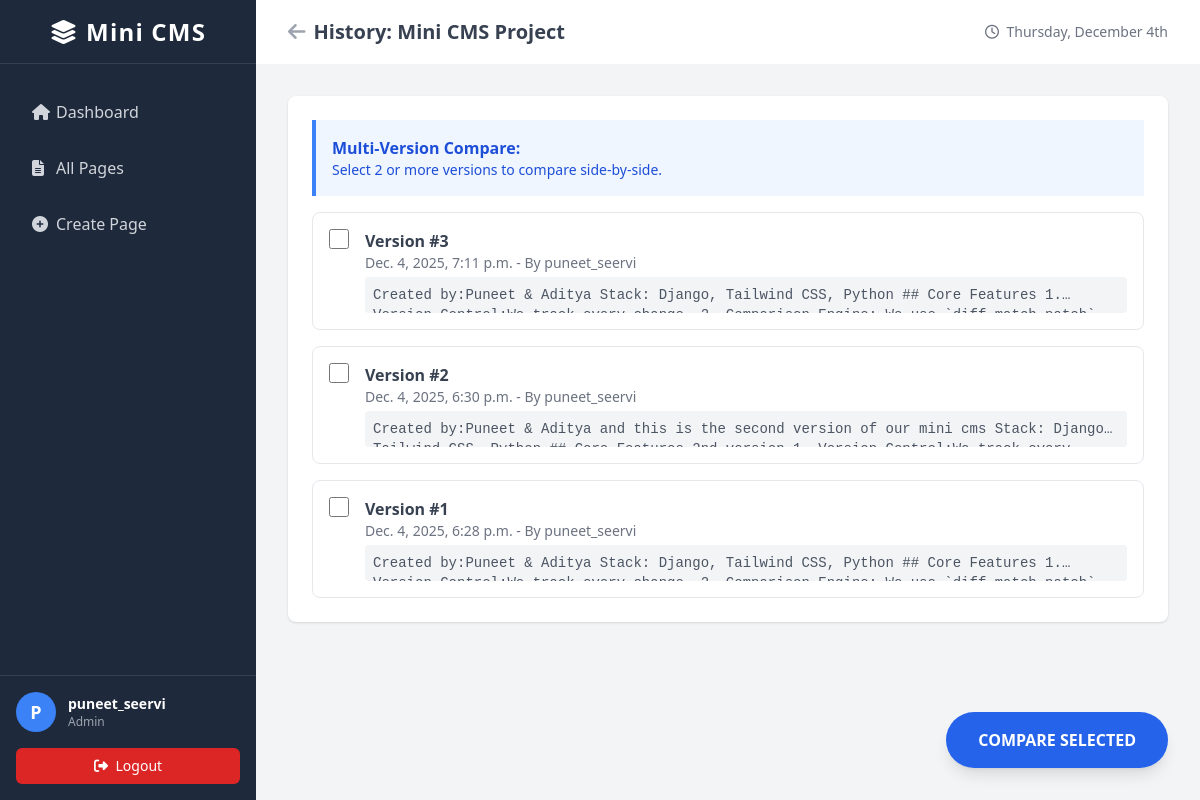
The app's page /history/1/ (signed in) with its own data.
### core/models.py (models this page shows, shortened)
class Page(models.Model):
    CATEGORY_CHOICES = [
        ('tech', 'Technology'),
        ('personal', 'Personal'),
        ('work', 'Work'),
        ('draft', 'Drafts/Notes'),
    ]
    STATUS_CHOICES = [
        ('draft', 'Draft'),
        ('published', 'Published'),
    ]
    title = models.CharField(max_length=200)
    content = models.TextField()
    cover_image = models.ImageField(upload_to='page_covers/', blank=True, null=True)
    category = models.CharField(max_length=20, choices=CATEGORY_CHOICES, default='tech')
    status = models.CharField(max_length=20, choices=STATUS_CHOICES, default='draft')
    created_by = models.ForeignKey(User, on_delete=models.CASCADE, related_name='pages_created')
    last_updated = models.DateTimeField(auto_now=True)

class PageVersion(models.Model):
    page = models.ForeignKey(Page, on_delete=models.CASCADE, related_name='versions')
    content = models.TextField()
    cover_image = models.ImageField(upload_to='version_covers/', blank=True, null=True)
    category = models.CharField(max_length=20)
    status = models.CharField(max_length=20)
    created_by = models.ForeignKey(User, on_delete=models.CASCADE)
    created_at = models.DateTimeField(auto_now_add=True)

### core/views.py (the view)
# urls.py: path('history/<int:page_id>/', views.history_list, name='history'),
def history_list(request, page_id):
    page = get_object_or_404(Page, id=page_id)
    versions = page.versions.all().order_by('-created_at')
    return render(request, 'history.html', {'page': page, 'versions': versions})

### core/templates/history.html (shortened to what this page needs)
{% extends 'base.html' %}
{% block header %}
<div class="flex items-center gap-2">
    <a href="{% url 'dashboard' %}" class="text-gray-400 hover:text-gray-600"><i class="fas fa-arrow-left"></i></a>
    <span>History: {{ page.title }}</span>
</div>
{% endblock %}
{% block content %}
<div class="bg-white rounded-lg shadow p-6">
    <div class="mb-4 bg-blue-50 border-l-4 border-blue-500 p-4 text-blue-700">
        <p class="font-bold">Multi-Version Compare:</p>
        <p class="text-sm">Select 2 or more versions to compare side-by-side.</p>
    </div>
    <div class="space-y-4">
        {% for v in versions %}
        <div class="flex items-start p-4 border rounded-lg hover:bg-gray-50 transition relative group">
            <div class="flex items-center h-full mr-4">
                <input type="checkbox" class="v-check w-5 h-5 text-blue-600 rounded" value="{{ v.id }}">
            </div>
            <div class="flex-1">
                <h4 class="font-bold text-gray-700">Version #{{ v.id }}</h4>
                <div class="text-sm text-gray-500">{{ v.created_at }} - By {{ v.created_by.username }}</div>
                <div class="mt-1 text-sm bg-gray-100 p-2 rounded text-gray-600 font-mono line-clamp-1">{{ v.content }}</div>
            </div>
        </div>
        {% endfor %}
    </div>
    <div class="fixed bottom-8 right-8">
        <button onclick="compare()" class="bg-blue-600 hover:bg-blue-700 text-white font-bold py-4 px-8 rounded-full shadow-lg">
            COMPARE SELECTED
        </button>
    </div>
</div>
{% endblock %}

### core/templates/base.html (shortened to what this page needs)
{% load static %}
<!DOCTYPE html>
<html lang="en">
<head>
    <script src="https://cdn.tailwindcss.com"></script>
    <link rel="stylesheet" href="https://cdnjs.cloudflare.com/ajax/libs/font-awesome/6.4.0/css/all.min.css">
</head>
<body class="bg-gray-100 flex h-screen overflow-hidden">
    <aside class="w-64 bg-slate-800 text-white flex flex-col shadow-xl">
        <div class="h-16 flex items-center justify-center border-b border-slate-700">
            <h1 class="text-2xl font-bold tracking-wider"><i class="fas fa-layer-group mr-2"></i>Mini CMS</h1>
        </div>
        <nav class="flex-1 px-4 py-6 space-y-2">
            <a href="{% url 'dashboard' %}" class="sidebar-link flex items-center px-4 py-3 text-gray-300 hover:text-white rounded-md">
                <i class="fas fa-home w-6"></i> Dashboard
            </a>
            <a href="{% url 'dashboard' %}" class="sidebar-link flex items-center px-4 py-3 text-gray-300 hover:text-white rounded-md">
                <i class="fas fa-file-alt w-6"></i> All Pages
            </a>
            <a href="{% url 'create_page' %}" class="sidebar-link flex items-center px-4 py-3 text-gray-300 hover:text-white rounded-md">
                <i class="fas fa-plus-circle w-6"></i> Create Page
            </a>
        </nav>
        <div class="p-4 border-t border-slate-700">
            <div class="flex items-center gap-3 mb-4">
                <div class="w-10 h-10 rounded-full bg-blue-500 flex items-center justify-center font-bold text-lg">
                    {{ user.username|slice:":1"|upper }}
                </div>
                <div>
                    <p class="text-sm font-semibold">{{ user.username }}</p>
                    <p class="text-xs text-gray-400">Admin</p>
                </div>
            </div>
            <form action="{% url 'logout' %}" method="post">
                <button class="w-full bg-red-600 hover:bg-red-700 text-white py-2 rounded-md transition text-sm">
                    <i class="fas fa-sign-out-alt mr-1"></i> Logout
                </button>
            </form>
        </div>
    </aside>
    <div class="flex-1 flex flex-col h-screen overflow-hidden">
        <header class="h-16 bg-white shadow-sm flex items-center justify-between px-8">
            <h2 class="text-xl font-semibold text-gray-700">
                {% block header %}Dashboard{% endblock %}
            </h2>
            <div class="text-gray-500 text-sm">
                <i class="far fa-clock mr-1"></i> {% now "l, F jS" %}
            </div>
        </header>
        <main class="flex-1 overflow-x-hidden overflow-y-auto bg-gray-100 p-8">
            {% block content %}
            {% endblock %}
        </main>
    </div>
</body>
</html>

### core/templates/base.html (style rules this page uses)
body { font-family: 'Segoe UI', sans-serif; }
.sidebar-link { transition: all 0.3s; }

### records on screen
Page: title "Mini CMS Project"
PageVersion: id "3", created_at "Dec. 4, 2025, 7:11 p.m.", created_by.username "puneet_seervi", content "Created by:Puneet & Aditya Stack: Django, Tailwind CSS, Python ## Core Features…"
PageVersion: id "2", created_at "Dec. 4, 2025, 6:30 p.m.", created_by.username "puneet_seervi", content "Created by:Puneet & Aditya and this is the second version of our mini cms Stack:…"
PageVersion: id "1", created_at "Dec. 4, 2025, 6:28 p.m.", created_by.username "puneet_seervi", content "Created by:Puneet & Aditya Stack: Django, Tailwind CSS, Python ## Core Features…"

### other values on screen
{{ user.username|slice:":1"|upper }} "P"
{{ user.username }} "puneet_seervi"
